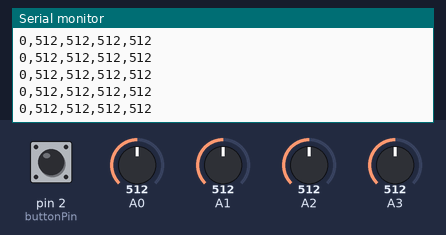
A sketch run on a simulated Arduino Uno, built with avr-gcc and run on an emulated ATmega328P. On the bench: the last lines printed to the serial monitor. The test bench sets the inputs (shaded band); at power-on: A0 = 512, A1 = 512, A3 = 512, pin 2 (buttonPin) LOW, A2 = 512.

Above: at 1.2 s.
1.3 s: A0 set to 104
At 1.8 s:
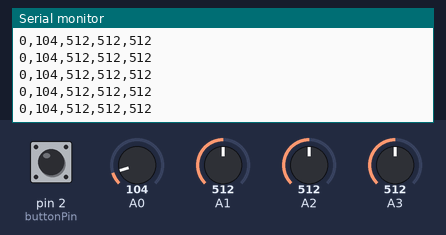
4.3 s: A0 set to 91
At 5.1 s:
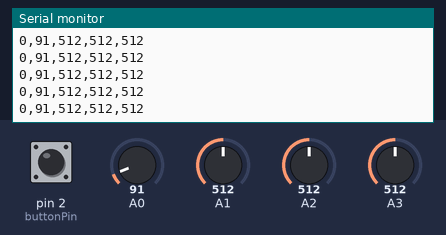
5.8 s: A1 set to 109
At 6.3 s:
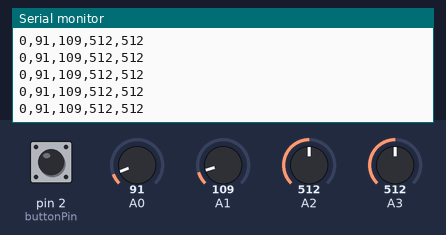
8.8 s: A1 set to 89
At 9.3 s:
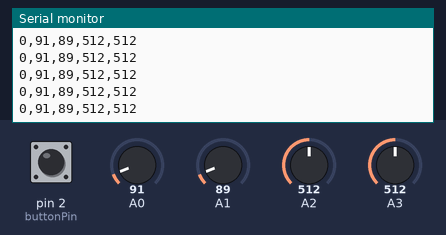
10.3 s: A3 set to 106
At 11.1 s:
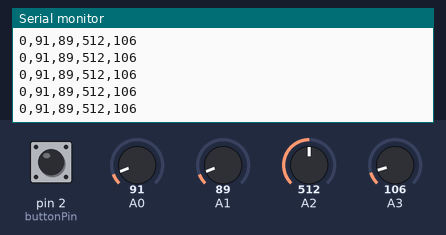
11.8 s: A3 set to 95
At 12.4 s:
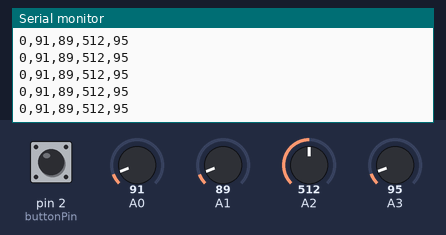
Timing chart, 0 to 14.3 s (numbered marks = the images above; inputs shaded):
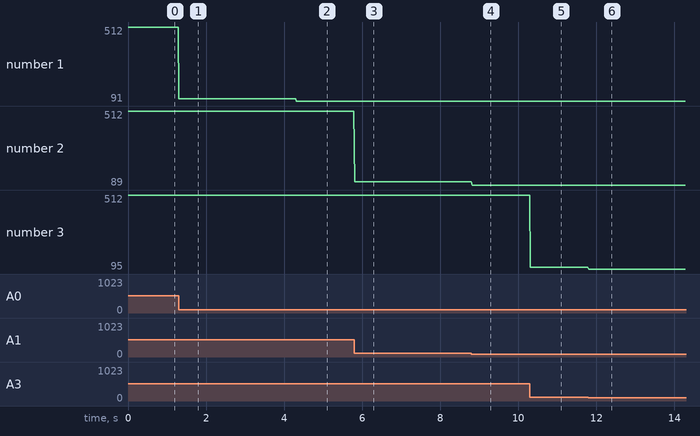

The sketch:

thumbstick_data_send.ino
```cpp
int buttonPin = 2;
void setup() {
  Serial.begin(9600);
  pinMode(buttonPin, INPUT);
}

int fire_button;
int fire_button_prev = LOW;

void loop() {
  fire_button = digitalRead(buttonPin);
  int joyStickA_X = analogRead(A0);
  int joyStickA_Y = analogRead(A1);
  int joyStickB_X = analogRead(A2);
  int joyStickB_Y = analogRead(A3);

  // Use a string to accumulate the data before sending it
  String serialData = "";

  if (fire_button == HIGH) {
    serialData += "1,";
  } else {
    serialData += "0,";
  }

  serialData += String(joyStickA_X) + ",";
  serialData += String(joyStickA_Y) + ",";
  serialData += String(joyStickB_X) + ",";
  serialData += String(joyStickB_Y) + "\n";

  Serial.print(serialData);

  //fire_button_prev = fire_button;

  delay(20);  // Small delay to avoid overwhelming the serial buffer
}
```

Measured:
- after the input at 1.3 s, the serial monitor: prints a new line at once (image 1)
- after the input at 4.3 s, the serial monitor: prints a new line at once (image 2)
- after the input at 5.8 s, the serial monitor: prints a new line at once (image 3)
- after the input at 8.8 s, the serial monitor: prints a new line at once (image 4)
- after the input at 10.3 s, the serial monitor: prints a new line at once (image 5)
- after the input at 11.8 s, the serial monitor: prints a new line at once (image 6)
- plotted number 1: 512 → 104 after the input at 1.3 s, 104 → 91 after the input at 4.3 s
- plotted number 2: 512 → 109 after the input at 5.8 s, 109 → 89 after the input at 8.8 s
